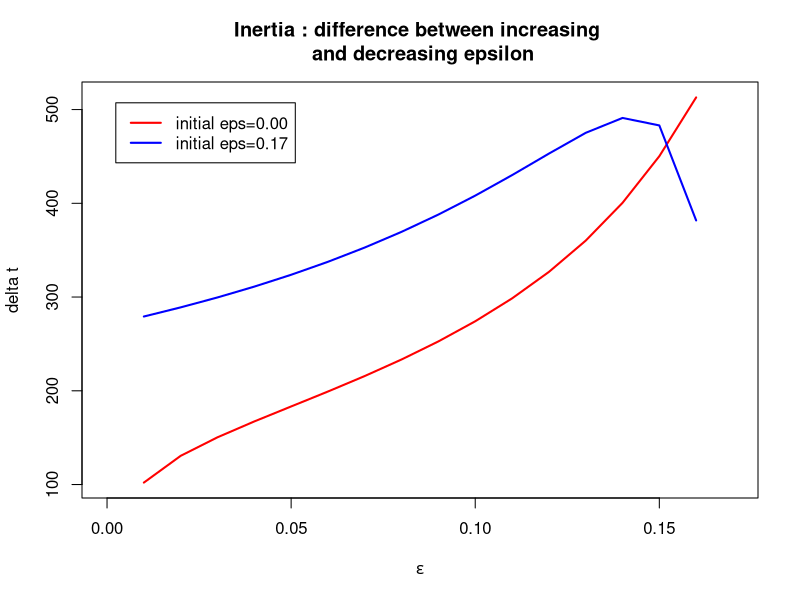
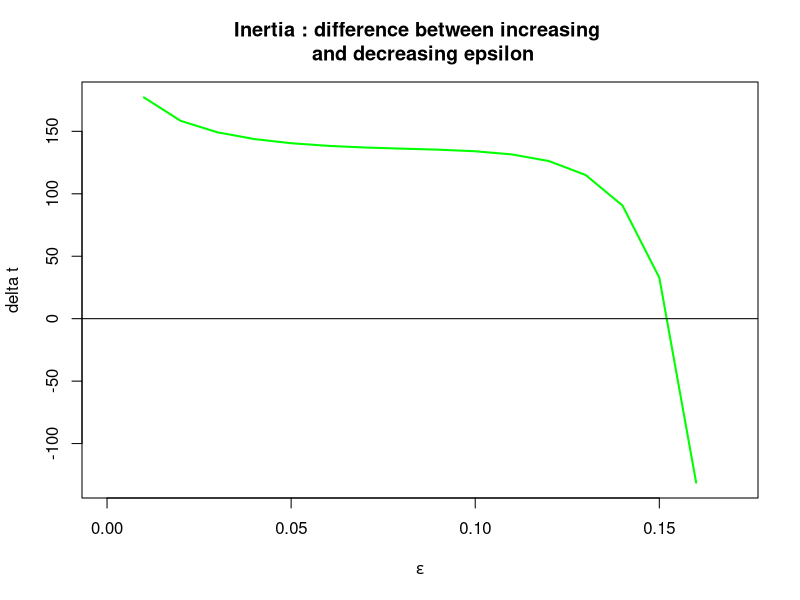

Write the R code that produced these figures, in order.
## ---- chunk 1
library(deSolve)


options("scipen" = 10)

# initial state:
N <- 1
prop <- 0.01 #initial value of Iw and Iz

# time:
a <- 200000 #time span
m <- 1 #time step



# parameters
pbeta_w <- 0.04 #transmission parameter of Iw
pbeta_z <- 0.015 #transmission parameter of Iz

pgammaa <- 0.01 #innate recovery rate
pgamma_tilt <- 0.1 #recovery rate of Iw when treated by antibiotics


prho <- 0.05 #probability of clinical failure

#epsilon change over time


delta_eps <- 0.01

mineps <- 0.00
maxeps <- 0.17

peps <- seq(mineps+delta_eps, maxeps-delta_eps,  by=delta_eps)

conv_crit <- 0.0001

## ---- chunk 2

parameters <- c(beta_w=pbeta_w, beta_z=pbeta_z, gamma=pgammaa, gamma_prim=pgamma_tilt, eps=mineps, rho=prho)


state <- c(S=1-2*prop, Iw=prop, Iz=prop)

times=seq(0, a, by=m)

SIS=function(times, state, parameters){
  with(as.list(c(state,parameters)),
       { 
         dS = - beta_w*Iw*S - beta_z*Iz*S + gamma*(1-eps)*Iw + gamma_prim*eps*Iw + gamma*Iz
        dIw = beta_w*Iw*S + (1-eps)*beta_w*Iw*Iz - eps*beta_z*Iz*Iw - rho*eps*Iw - gamma*(1-eps)*Iw - gamma_prim*eps*Iw
        dIz = beta_z*Iz*S + eps*beta_z*Iz*Iw + rho*eps*Iw - (1-eps)*beta_w*Iw*Iz - gamma*Iz
        
        
        list(c(dS, dIw, dIz))
       })
}


parameters <- c(beta_w=pbeta_w, beta_z=pbeta_z, gamma=pgammaa, gamma_prim=pgamma_tilt, eps=maxeps, rho=prho)

state <- c(S=1-2*prop, Iw=prop, Iz=prop)

times <- seq(0, a, by=m)



root_main=function(times, state, parameters){
  dstate <- unlist(SIS(times, state, parameters))
  sum(abs(dstate)) - conv_crit
  }

exploit_param_eps=function(x) {
  parameters[5] <- x
  out <- lsodar(func=SIS, y=state, parms=parameters, times=times, rootfunc=root_main)
  return(tail(out, n=1))
  }

out_min <- exploit_param_eps(mineps)

out_max <- exploit_param_eps(maxeps)

## ---- chunk 3

state[1] <- out_min[2]
state[2] <- out_min[3]
state[3] <- out_min[4]

out_min_up <- do.call(rbind, lapply(peps, exploit_param_eps))

state[1] <- out_max[2]
state[2] <- out_max[3]
state[3] <- out_max[4]

out_max_down <- do.call(rbind, lapply(peps, exploit_param_eps))

## ---- chunk 4

time_up <- c(unlist(out_min_up[,1]))

time_down <- c(unlist(out_max_down[,1]))

diff_down_up <- time_down-time_up

## ---- chunk 5
plot(peps, time_up, main="Inertia : difference between increasing \n and decreasing epsilon", xlab=expression(epsilon), ylab="delta t", lwd=2, col='red', type='l', xlim=c(0,0.17))
lines(peps, time_down, lwd=2, col='blue', type='l')


legend("topleft" , inset=.05, c("initial eps=0.00", "initial eps=0.17"), lwd=c(2,2), col=c('red', 'blue'))


plot(peps, diff_down_up, main="Inertia : difference between increasing \n and decreasing epsilon", xlab=expression(epsilon), ylab="delta t", lwd=2, col='green', type='l', xlim=c(0,0.17))
abline(h=0, col='black')
